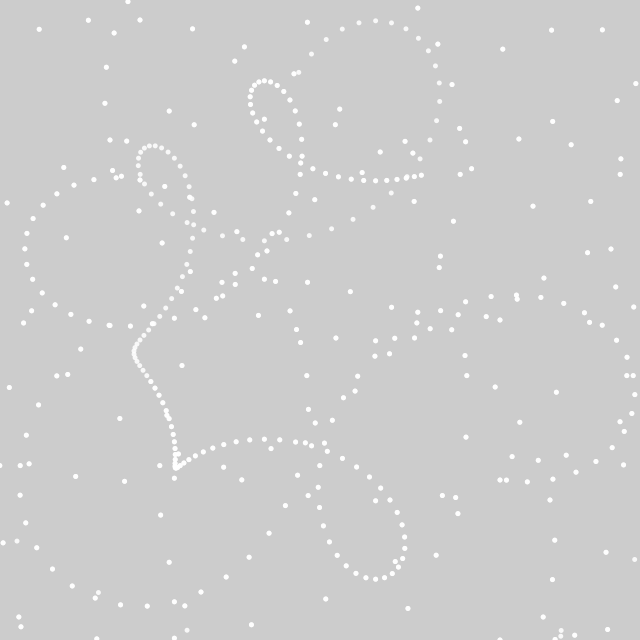
Frame 1 (no input)
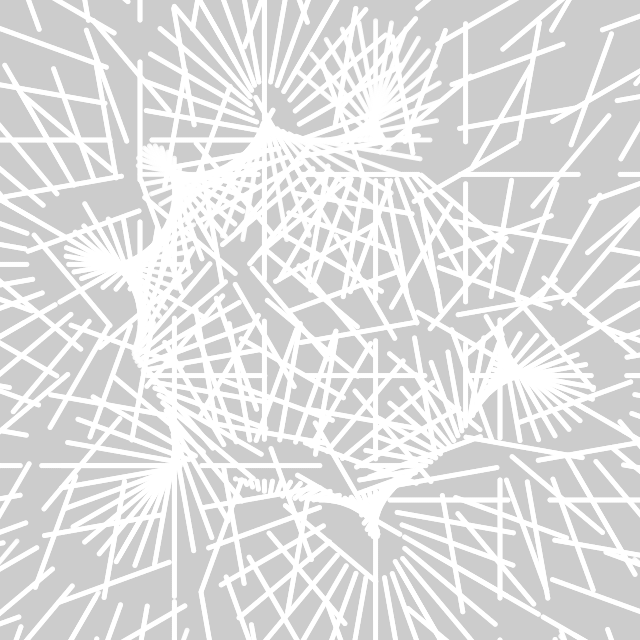
Frame 60 (the mouse pressed at the canvas centre just before this capture)
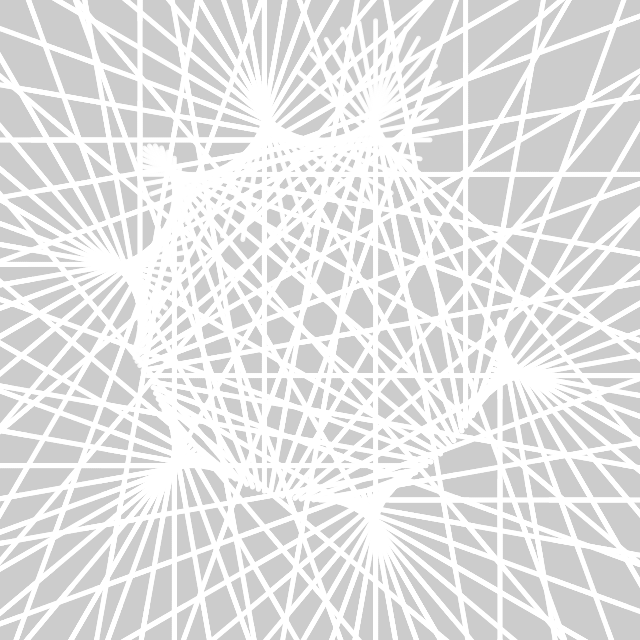
Frame 120 (the mouse held since frame 60 and released just before this capture)

The Processing sketch that drew these frames (run headless with seeded random() and noise(); from frame 60 on, the mouse is pressed at the canvas centre):

// Processing sketch: day045
// ── day045.pde
float r, f, g, t, u;
void setup() {
  size(640, 640);
  fill(-1, 220);
  noStroke();
}
void draw() {
  clear();
  for (f=0; f<150; f++)
    for (g=8; g>0; g--)
      circle(180*cos(t=f*PI/90)+(u=((r-f)*2+g*160)%640)*sin(t*5)+320, 180*sin(t)+u*cos(t*5)+320, 5);
  r++;
}
